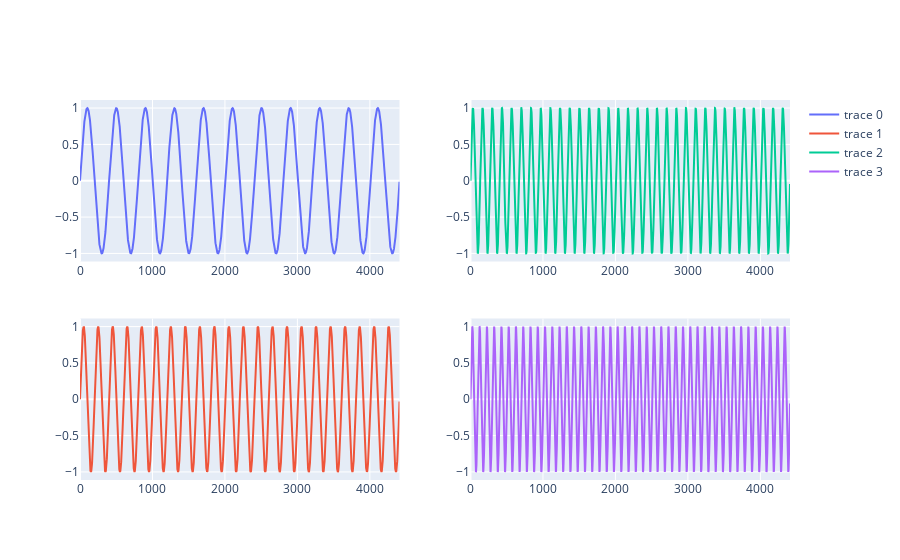

Source (notebook cell):
### Markdown cell above
Bending activations is strictly similar to bending weights, but may require a little more vigilance as transforming the computing graph may lead to errors. Before bending, `torchbend` also allows to easily access these internal activations by using the `get_activations` method :

### Code cell
from plotly.subplots import make_subplots
import plotly.graph_objects as go

T = 2.0
fs = 44100
t = torch.linspace(0., T, int(T*fs))

module = Joseph(110, 4, fs)
bended = tb.BendedModule(module)
bended.trace(t=t)

# here we have to put a $ at the end of "mul$" to specify that it must be the last character
out = bended.get_activations(r"mul$", r"sin", r"mul_3", r"sum_1", t=t)

print("output keys : ", out.keys())
print('mul activation : ', out['mul'].squeeze())

# Plotting sin activation
fig = make_subplots(rows=2, cols=2)
for i in range(4): 
    y = fig.add_trace(go.Scatter(y=out['sin'][0, i, :int(0.1 * fs)].numpy()), row=int(i%2)+1, col=int(i//2)+1)
fig.show();

### Figure 1 — Plotly figure (JSON) as saved in the notebook; plotly's stock layout.template omitted (floating-point values rounded to 4 significant figures; data arrays with more than 128 entries replaced by an {"elided": "..."} marker saying what was removed)
{"data": [{"type": "scatter", "xaxis": "x", "y": {"elided": "4410 float values"}, "yaxis": "y"}, {"type": "scatter", "xaxis": "x3", "y": {"elided": "4410 float values"}, "yaxis": "y3"}, {"type": "scatter", "xaxis": "x2", "y": {"elided": "4410 float values"}, "yaxis": "y2"}, {"type": "scatter", "xaxis": "x4", "y": {"elided": "4410 float values"}, "yaxis": "y4"}], "layout": {"xaxis": {"anchor": "y", "domain": [0, 0.45]}, "xaxis2": {"anchor": "y2", "domain": [0.55, 1]}, "xaxis3": {"anchor": "y3", "domain": [0, 0.45]}, "xaxis4": {"anchor": "y4", "domain": [0.55, 1]}, "yaxis": {"anchor": "x", "domain": [0.575, 1]}, "yaxis2": {"anchor": "x2", "domain": [0.575, 1]}, "yaxis3": {"anchor": "x3", "domain": [0, 0.425]}, "yaxis4": {"anchor": "x4", "domain": [0, 0.425]}}}
